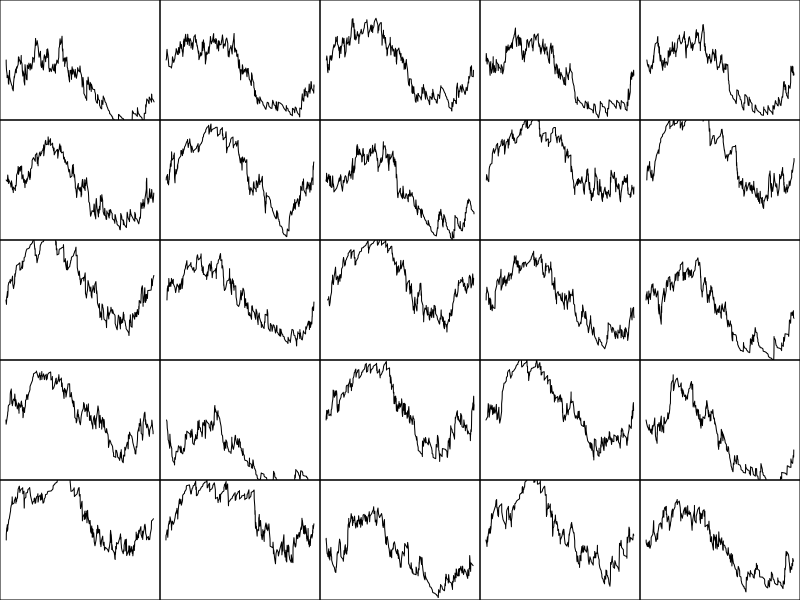
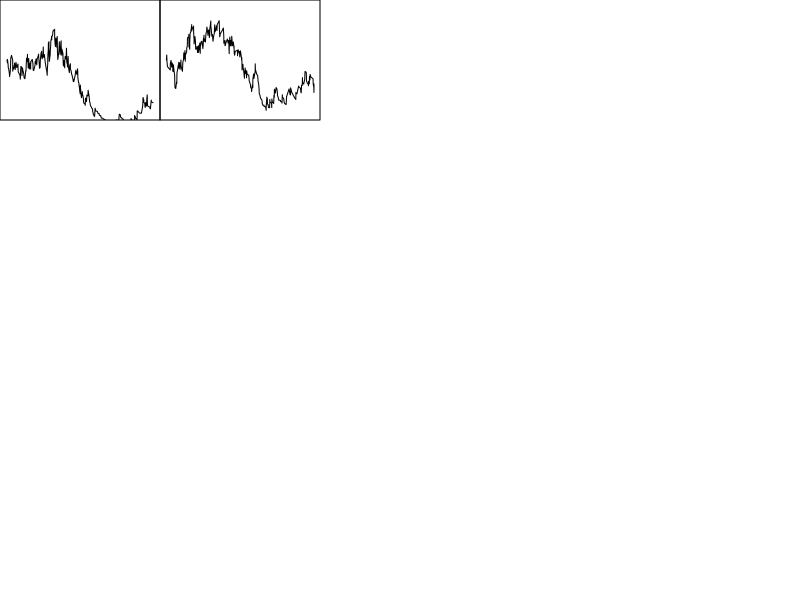

Write R code to recreate these figures, in order.
update<-function(th,b,resp,K=1) {
    p<-1/(1+exp(-(th-b)))
    th.new<-th+K*(resp-p)
    c(th.new)
}
invlogit<-function(x) 1/(1+exp(-x))
rmse<-function(x) sqrt(mean(x^2))
est.fixed<-function(df,K) {
    id<-unique(df$id)
    item<-unique(df$item)
    ##initialize first value
    df<-df[order(df$t),]
    for (i in id) {
        ii<-which(i==df$id)
        df$th0[ii[1]]<-0
    }
    ##estimate
    for (i in 1:nrow(df)) {
        test<-is.na(df$th0[i])
        if (test) {
            z<-df[df$id==df$id[i] & df$t<df$t[i],,drop=FALSE]
            th0<-z$th0[nrow(z)]
            b0<-df$b[i]
            pars<-update(th0,b0,df$resp[i],K=K)
            df$th0[i]<-pars[1]
        } else {#also set single NA values to 0
            df$th0[i]<-0
        }
    }
    df
}

sim.growth<-function(Np,Ni,N,prop.grow=.25) {
    id<-1:Np
    item<-paste("item",1:Ni)
    L<-list()
    for (i in 1:N) {
        id0<-sample(id,1)
        item0<-sample(item,1)
        L[[i]]<-data.frame(id=id0,item=item0)
    }
    df<-data.frame(do.call("rbind",L))
    df$t<-1:nrow(df)
    z<-data.frame(id=id,th=rnorm(Np),gr=rbinom(Np,1,prop.grow)) #gr is the growth group
    df<-merge(df,z)
    z<-data.frame(item=item,b=rnorm(Ni))
    df<-merge(df,z)
    ##
    T<-max(df$t)
    df$th<-ifelse(df$gr==1,df$th+2*sin(2*df$t*pi/T),df$th)
    ##
    df$p<-invlogit(df$th-df$b)
    df$resp<-rbinom(nrow(df),1,df$p)
    df$th0<-NA
    df
}

Np<-50
Ni<-150
xxx<-sim.growth(Np=Np,Ni=Ni,N=20000,prop.grow=.5)

out<-list()
K<-.5 ##feel free to experiment with K
df<-est.fixed(df=xxx,K=K)
##
ff<-function(x) x[nrow(x),,drop=FALSE]
##
L<-split(df,df$id)
x<-data.frame(do.call("rbind",lapply(L,ff)))
c1<-cor(x$th,x$th0)
e1<-rmse(x$th-x$th0)
out[[as.character(K)]]<-c(c1,e1)

##plots of the growers
z<-df[df$gr==1,]
L<-split(z,z$id)
par(mfrow=c(5,5),mar=c(0,0,0,0))
for (i in 1:length(L)) {
    plot(NULL,xlim=c(1,nrow(df)),ylim=c(-3,3),xaxt='n',yaxt='n')
    lines(L[[i]]$t,L[[i]]$th0)
}


